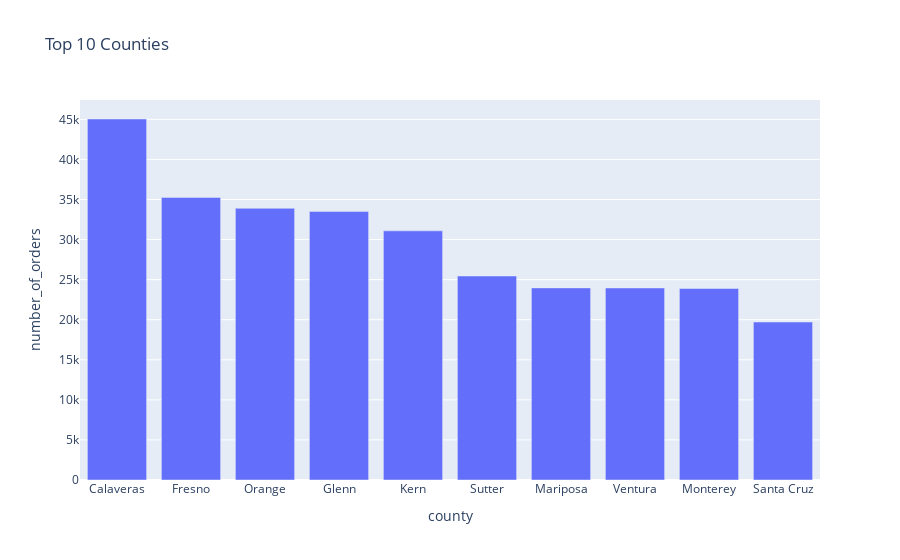

Write notebook code for a chart like this one.
### Markdown cell above
# Top 10 Counties

### Code cell
top_10_counties = top_counties.head(10)

px.bar(top_10_counties, x='county', y='number_of_orders', title= 'Top 10 Counties')

### Figure 1 — Plotly figure (JSON) as saved in the notebook; plotly's stock layout.template omitted (floating-point values rounded to 4 significant figures)
{"data": [{"alignmentgroup": "True", "hovertemplate": "county=%{x}<br>number_of_orders=%{y}<extra></extra>", "legendgroup": "", "marker": {"color": "#636efa"}, "name": "", "offsetgroup": "", "orientation": "v", "showlegend": false, "textposition": "auto", "type": "bar", "x": ["Calaveras", "Fresno", "Orange", "Glenn", "Kern", "Sutter", "Mariposa", "Ventura", "Monterey", "Santa Cruz"], "xaxis": "x", "y": [45045, 35263, 33902, 33517, 31088, 25452, 23973, 23962, 23898, 19711], "yaxis": "y"}], "layout": {"barmode": "relative", "legend": {"tracegroupgap": 0}, "title": {"text": "Top 10 Counties"}, "xaxis": {"anchor": "y", "domain": [0, 1], "title": {"text": "county"}}, "yaxis": {"anchor": "x", "domain": [0, 1], "title": {"text": "number_of_orders"}}}}
